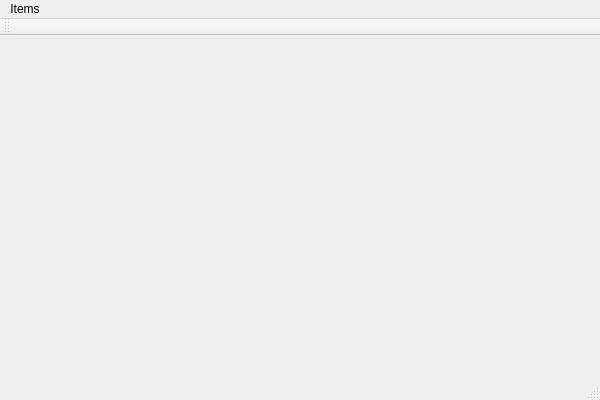
<?xml version="1.0" encoding="UTF-8"?>
<ui version="4.0">
 <class>MainWindow</class>
 <widget class="QMainWindow" name="MainWindow">
  <property name="geometry">
   <rect>
    <x>0</x>
    <y>0</y>
    <width>600</width>
    <height>400</height>
   </rect>
  </property>
  <property name="windowTitle">
   <string>MainWindow</string>
  </property>
  <widget class="QWidget" name="centralWidget">
   <layout class="QGridLayout" name="gridLayout_2">
    <item row="0" column="0">
     <layout class="QGridLayout" name="gridLayout"/>
    </item>
   </layout>
  </widget>
  <widget class="QMenuBar" name="menuBar">
   <property name="geometry">
    <rect>
     <x>0</x>
     <y>0</y>
     <width>600</width>
     <height>21</height>
    </rect>
   </property>
   <widget class="QMenu" name="menuItems">
    <property name="title">
     <string>Items</string>
    </property>
    <addaction name="actionAdd"/>
   </widget>
   <addaction name="menuItems"/>
  </widget>
  <widget class="QToolBar" name="mainToolBar">
   <attribute name="toolBarArea">
    <enum>TopToolBarArea</enum>
   </attribute>
   <attribute name="toolBarBreak">
    <bool>false</bool>
   </attribute>
  </widget>
  <widget class="QStatusBar" name="statusBar"/>
  <action name="actionAdd">
   <property name="text">
    <string>Add</string>
   </property>
  </action>
 </widget>
 <layoutdefault spacing="6" margin="11"/>
 <resources/>
 <connections/>
</ui>
